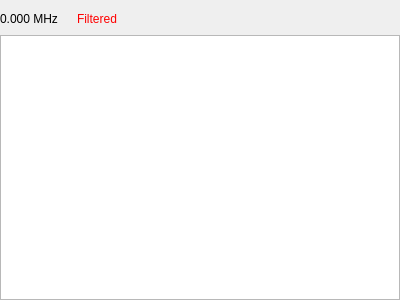
<?xml version="1.0" encoding="UTF-8"?>
<ui version="4.0">
 <class>WsjtxWidget</class>
 <widget class="QWidget" name="WsjtxWidget">
  <property name="geometry">
   <rect>
    <x>0</x>
    <y>0</y>
    <width>400</width>
    <height>300</height>
   </rect>
  </property>
  <property name="windowTitle">
   <string>Form</string>
  </property>
  <layout class="QGridLayout" name="gridLayout">
   <property name="leftMargin">
    <number>0</number>
   </property>
   <property name="topMargin">
    <number>9</number>
   </property>
   <property name="rightMargin">
    <number>0</number>
   </property>
   <property name="bottomMargin">
    <number>0</number>
   </property>
   <item row="0" column="0" colspan="2">
    <widget class="QLabel" name="freqLabel">
     <property name="text">
      <string>0.000 MHz</string>
     </property>
    </widget>
   </item>
   <item row="0" column="2">
    <widget class="QLabel" name="modeLabel">
     <property name="text">
      <string/>
     </property>
    </widget>
   </item>
   <item row="0" column="4">
    <spacer name="horizontalSpacer">
     <property name="orientation">
      <enum>Qt::Horizontal</enum>
     </property>
     <property name="sizeHint" stdset="0">
      <size>
       <width>40</width>
       <height>20</height>
      </size>
     </property>
    </spacer>
   </item>
   <item row="1" column="0" colspan="6">
    <widget class="QTableView" name="tableView">
     <property name="focusPolicy">
      <enum>Qt::ClickFocus</enum>
     </property>
     <property name="contextMenuPolicy">
      <enum>Qt::ActionsContextMenu</enum>
     </property>
     <property name="sizeAdjustPolicy">
      <enum>QAbstractScrollArea::AdjustToContents</enum>
     </property>
     <property name="editTriggers">
      <set>QAbstractItemView::NoEditTriggers</set>
     </property>
     <property name="tabKeyNavigation">
      <bool>false</bool>
     </property>
     <property name="alternatingRowColors">
      <bool>true</bool>
     </property>
     <property name="selectionMode">
      <enum>QAbstractItemView::SingleSelection</enum>
     </property>
     <property name="selectionBehavior">
      <enum>QAbstractItemView::SelectRows</enum>
     </property>
     <property name="verticalScrollMode">
      <enum>QAbstractItemView::ScrollPerPixel</enum>
     </property>
     <property name="horizontalScrollMode">
      <enum>QAbstractItemView::ScrollPerPixel</enum>
     </property>
     <property name="sortingEnabled">
      <bool>true</bool>
     </property>
     <attribute name="horizontalHeaderMinimumSectionSize">
      <number>24</number>
     </attribute>
     <attribute name="horizontalHeaderDefaultSectionSize">
      <number>100</number>
     </attribute>
     <attribute name="horizontalHeaderHighlightSections">
      <bool>true</bool>
     </attribute>
     <attribute name="horizontalHeaderShowSortIndicator" stdset="0">
      <bool>true</bool>
     </attribute>
     <attribute name="horizontalHeaderStretchLastSection">
      <bool>true</bool>
     </attribute>
     <attribute name="verticalHeaderVisible">
      <bool>true</bool>
     </attribute>
     <attribute name="verticalHeaderMinimumSectionSize">
      <number>20</number>
     </attribute>
     <attribute name="verticalHeaderDefaultSectionSize">
      <number>20</number>
     </attribute>
     <attribute name="verticalHeaderStretchLastSection">
      <bool>false</bool>
     </attribute>
    </widget>
   </item>
   <item row="0" column="3">
    <widget class="QLabel" name="filteredLabel">
     <property name="styleSheet">
      <string notr="true">color: red</string>
     </property>
     <property name="text">
      <string>Filtered</string>
     </property>
    </widget>
   </item>
  </layout>
  <action name="actionDisplayedColumns">
   <property name="text">
    <string>Column Visibility</string>
   </property>
   <property name="toolTip">
    <string>Which columns should be displayed</string>
   </property>
  </action>
  <action name="actionFilter">
   <property name="text">
    <string>Filter</string>
   </property>
   <property name="toolTip">
    <string>Filter Spots</string>
   </property>
  </action>
 </widget>
 <resources/>
 <connections>
  <connection>
   <sender>tableView</sender>
   <signal>doubleClicked(QModelIndex)</signal>
   <receiver>WsjtxWidget</receiver>
   <slot>tableViewDoubleClicked(QModelIndex)</slot>
   <hints>
    <hint type="sourcelabel">
     <x>199</x>
     <y>181</y>
    </hint>
    <hint type="destinationlabel">
     <x>199</x>
     <y>149</y>
    </hint>
   </hints>
  </connection>
  <connection>
   <sender>tableView</sender>
   <signal>clicked(QModelIndex)</signal>
   <receiver>WsjtxWidget</receiver>
   <slot>tableViewClicked(QModelIndex)</slot>
   <hints>
    <hint type="sourcelabel">
     <x>199</x>
     <y>162</y>
    </hint>
    <hint type="destinationlabel">
     <x>199</x>
     <y>149</y>
    </hint>
   </hints>
  </connection>
  <connection>
   <sender>actionDisplayedColumns</sender>
   <signal>triggered()</signal>
   <receiver>WsjtxWidget</receiver>
   <slot>displayedColumns()</slot>
   <hints>
    <hint type="sourcelabel">
     <x>-1</x>
     <y>-1</y>
    </hint>
    <hint type="destinationlabel">
     <x>199</x>
     <y>149</y>
    </hint>
   </hints>
  </connection>
  <connection>
   <sender>actionFilter</sender>
   <signal>triggered()</signal>
   <receiver>WsjtxWidget</receiver>
   <slot>actionFilter()</slot>
   <hints>
    <hint type="sourcelabel">
     <x>-1</x>
     <y>-1</y>
    </hint>
    <hint type="destinationlabel">
     <x>199</x>
     <y>149</y>
    </hint>
   </hints>
  </connection>
 </connections>
 <slots>
  <slot>tableViewDoubleClicked(QModelIndex)</slot>
  <slot>tableViewClicked(QModelIndex)</slot>
  <slot>displayedColumns()</slot>
  <slot>actionFilter()</slot>
 </slots>
</ui>
